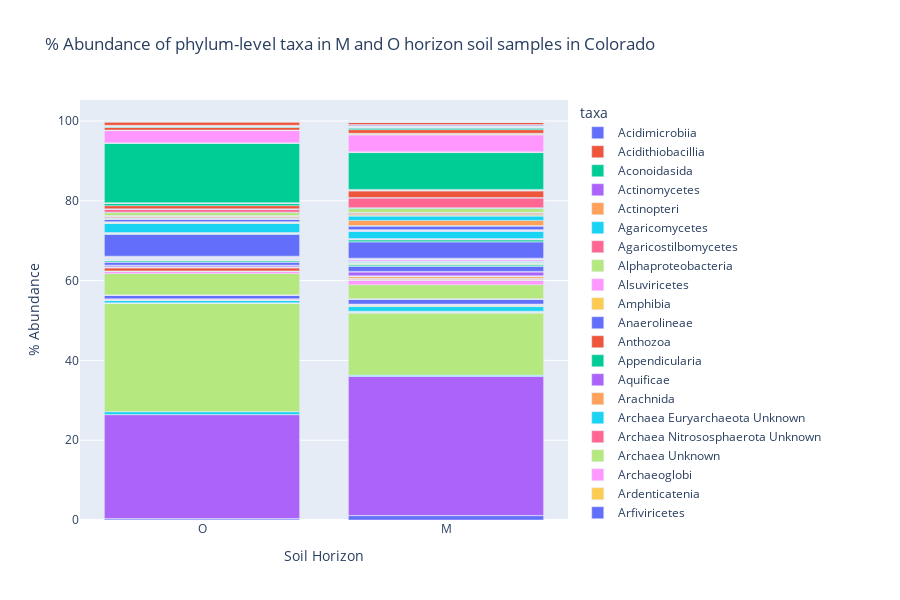

The code cell stored with this chart in its notebook:
### Markdown cell above
## Plot the taxa abundance of M vs. O horizon soil samples

Using the `plotly` library, the percent abundance of the taxa is plotted as a bar chart - each bar representing the soil horizon and the colors representing the taxa.

### Code cell
# Plot the taxa abundance of each soil type
fig = px.bar(abundance_df, x="soil_horizon", y="avg_relative_abundance", color="taxa", 
             title = "% Abundance of phylum-level taxa in M and O horizon soil samples in Colorado", 
             labels = {"soil_horizon": "Soil Horizon", "avg_relative_abundance": "% Abundance"})
    
fig.update_layout(height=600)
fig.show()
